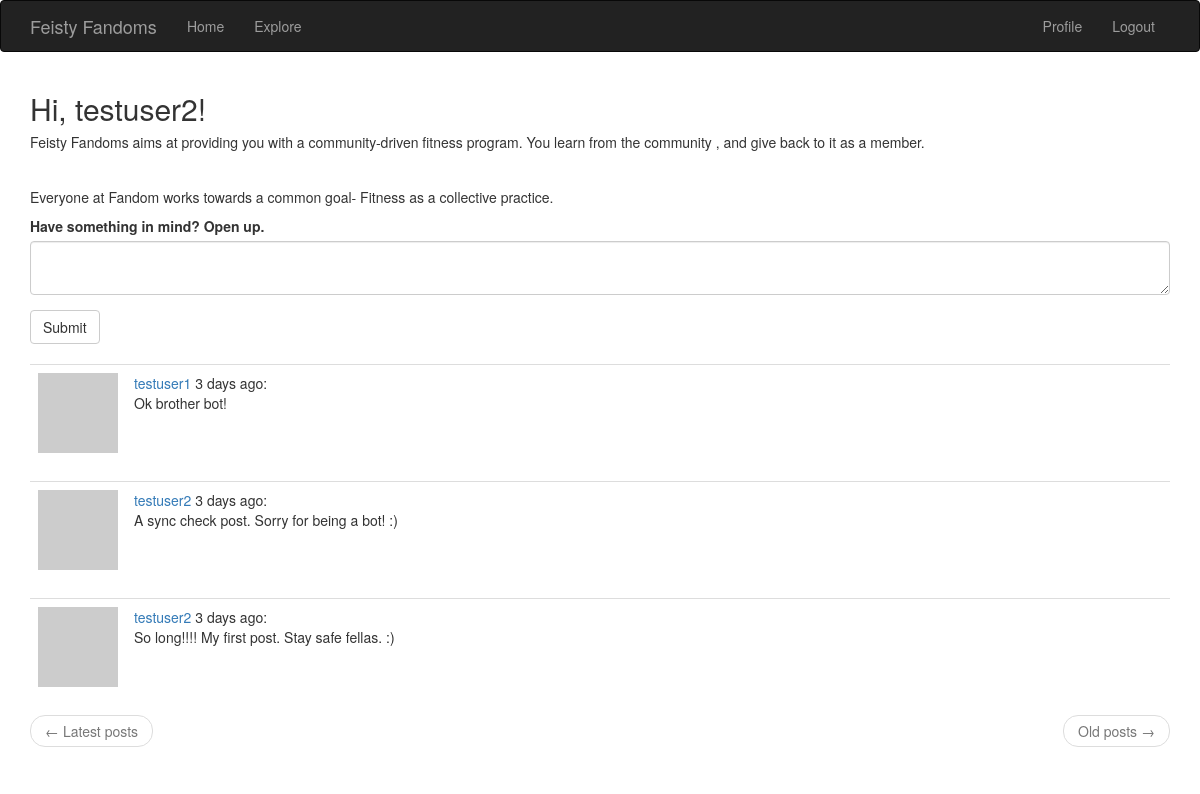
The page /index (signed in) on the database its author committed.
### app/models.py (models this page shows, shortened)
class User(UserMixin, db.Model):
	id = db.Column(db.Integer, primary_key= True)
	username = db.Column(db.String(64), index = True, unique = True)
	email = db.Column(db.String(120), index=True, unique=True)
	password_hash = db.Column(db.String(128))
	posts = db.relationship('Post', backref='author', lazy = 'dynamic')
	followed = db.relationship('User', secondary=followers, primaryjoin=(followers.c.follower_id == id), secondaryjoin=(followers.c.followed_id == id), backref=db.backref('followers', lazy='dynamic'), lazy='dynamic')
	about_me = db.Column(db.String(140))
	last_seen = db.Column(db.DateTime, default=datetime.utcnow)
	def avatar(self, size):
		digest = md5(self.email.lower().encode('utf-8')).hexdigest()
		return 'https://www.gravatar.com/avatar/{}?d=identicon&s={}'.format(digest, size)
	def followed_posts(self):
		followed = Post.query.join(followers, (followers.c.followed_id == Post.user_id)).filter(followers.c.follower_id == self.id)
		own = Post.query.filter_by(user_id = self.id)
		return followed.union(own).order_by(Post.timestamp.desc())

class Post(db.Model):
	id = db.Column(db.Integer, primary_key=True)
	body = db.Column(db.String(250))
	timestamp = db.Column(db.DateTime, index=True, default = datetime.utcnow)
	user_id = db.Column(db.Integer, db.ForeignKey('user.id'))

### app/routes.py (the view)
@app.route('/', methods= ['GET', 'POST'])
@app.route('/index', methods= ['GET', 'POST'])
@login_required
def index():
	form = PostForm()
	if form.validate_on_submit():
		post = Post(body=form.post.data, author = current_user)
		db.session.add(post)
		db.session.commit()
		flash("Your post was shared with your famdom!")
		return redirect(url_for('index'))
	page = request.args.get('page', 1, type=int)
	posts = current_user.followed_posts().paginate(page, app.config['POSTS_PER_PAGE'], False)
	next_url = url_for('index', page=posts.next_num) \
		if posts.has_next else None
	prev_url = url_for('index', page=posts.prev_num) \
		if posts.has_prev else None
	return render_template('index.html', title='Home Page', form=form,posts=posts.items, next_url = next_url, prev_url=prev_url)

### app/forms.py
class PostForm(FlaskForm):
	post = TextAreaField('Have something in mind? Open up.', validators = [DataRequired(), Length(min=1, max= 200)])
	submit = SubmitField('Submit')

### app/models.py (called while the page is built)
@login.user_loader
def load_user(id):
    return User.query.get(int(id))

### app/routes.py (called while the page is built)
@app.before_request
def before_request():
	if current_user.is_authenticated:
		current_user.last_seen = datetime.utcnow()
		db.session.commit()

### app/templates/index.html
{% extends "base.html" %}
{% import 'bootstrap/wtf.html' as wtf %}
{% block app_content %}
    <h2>Hi, {{ current_user.username }}!</h2>
    <h5>Feisty Fandoms aims at providing you with a community-driven fitness program.
You learn from the community , and give back to it as a member.</h5>
	<br>
	<h5>Everyone at Fandom works towards a common goal- Fitness as a collective practice.</h5>
    {% if form %}
    {{ wtf.quick_form(form) }}
    <br>
    {% endif %}
    {% for post in posts %}
        {% include '_post.html' %}
    {% endfor %}
    <nav aria-label="...">
        <ul class="pager">
            <li class="previous{% if not prev_url %} disabled{% endif %}">
                <a href="{{ prev_url or '#' }}">
                    <span aria-hidden="true">&larr;</span> Latest posts
                </a>
            </li>
            <li class="next{% if not next_url %} disabled{% endif %}">
                <a href="{{ next_url or '#' }}">
                    Old posts <span aria-hidden="true">&rarr;</span>
                </a>
            </li>
        </ul>
    </nav>
{% endblock %}

### app/templates/_post.html
<table class="table table-hover">
        <tr>
            <td width="70px">
                <a href="{{ url_for('user', username=post.author.username) }}">
                    <img src="{{ post.author.avatar(70) }}" />
                </a>
            </td>
            <td>
                <a href="{{ url_for('user', username=post.author.username) }}">
                    {{ post.author.username }}
                </a>
                {{ moment(post.timestamp).fromNow() }}:
                <br>
                {{ post.body }}
            </td>
        </tr>
    </table>

### rows shown on the page
User: username "testuser2"
Post: author.username "testuser1", timestamp "3 days ago", body "Ok brother bot!"
Post: author.username "testuser2", timestamp "3 days ago", body "A sync check post. Sorry for being a bot! :)"
Post: author.username "testuser2", timestamp "3 days ago", body "So long!!!! My first post. Stay safe fellas. :)"
